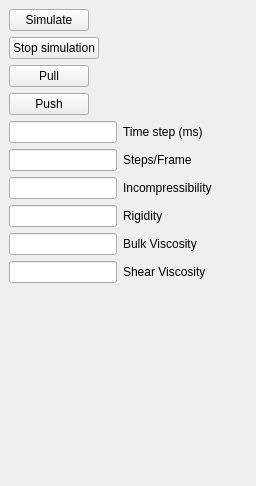
  <widget class="QDockWidget" name="femDock">
   <property name="minimumSize">
    <size>
     <width>256</width>
     <height>486</height>
    </size>
   </property>
   <property name="windowTitle">
    <string>&amp;FEM</string>
   </property>
   <attribute name="dockWidgetArea">
    <number>1</number>
   </attribute>
   <widget class="QWidget" name="dockWidgetContents">
    <layout class="QFormLayout" name="formLayout">
     <item row="0" column="0">
      <widget class="QPushButton" name="femSimulate">
       <property name="text">
        <string>Simulate</string>
       </property>
      </widget>
     </item>
     <item row="1" column="0">
      <widget class="QPushButton" name="femStop">
       <property name="text">
        <string>Stop simulation</string>
       </property>
      </widget>
     </item>
     <item row="4" column="0">
      <widget class="QLineEdit" name="femTimeStep"/>
     </item>
     <item row="4" column="1">
      <widget class="QLabel" name="label_7">
       <property name="text">
        <string>Time step (ms)</string>
       </property>
      </widget>
     </item>
     <item row="6" column="0">
      <widget class="QLineEdit" name="femIncompressibility"/>
     </item>
     <item row="6" column="1">
      <widget class="QLabel" name="label_3">
       <property name="text">
        <string>Incompressibility</string>
       </property>
      </widget>
     </item>
     <item row="7" column="0">
      <widget class="QLineEdit" name="femRigidity"/>
     </item>
     <item row="8" column="0">
      <widget class="QLineEdit" name="femBulkViscosity"/>
     </item>
     <item row="9" column="0">
      <widget class="QLineEdit" name="femShearViscosity"/>
     </item>
     <item row="7" column="1">
      <widget class="QLabel" name="label_4">
       <property name="text">
        <string>Rigidity</string>
       </property>
      </widget>
     </item>
     <item row="8" column="1">
      <widget class="QLabel" name="label_5">
       <property name="text">
        <string>Bulk Viscosity</string>
       </property>
      </widget>
     </item>
     <item row="9" column="1">
      <widget class="QLabel" name="label_6">
       <property name="text">
        <string>Shear Viscosity</string>
       </property>
      </widget>
     </item>
     <item row="2" column="0">
      <widget class="QPushButton" name="pushButton">
       <property name="text">
        <string>Pull</string>
       </property>
      </widget>
     </item>
     <item row="3" column="0">
      <widget class="QPushButton" name="pushButton_2">
       <property name="text">
        <string>Push</string>
       </property>
      </widget>
     </item>
     <item row="5" column="0">
      <widget class="QLineEdit" name="femStepsPerFrame"/>
     </item>
     <item row="5" column="1">
      <widget class="QLabel" name="label_8">
       <property name="text">
        <string>Steps/Frame</string>
       </property>
      </widget>
     </item>
    </layout>
   </widget>
  </widget>
